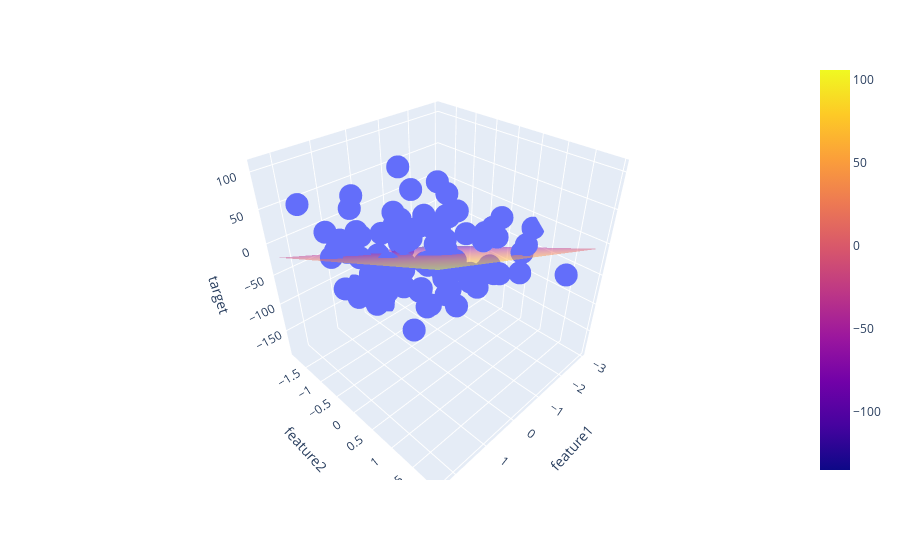

The notebook cell saved with this chart:
### Code cell
fig = px.scatter_3d(df, x='feature1', y='feature2', z='target')

fig.add_trace(
    go.Surface(x=x, y=y, z=z, opacity=0.5)
)

fig.show()
